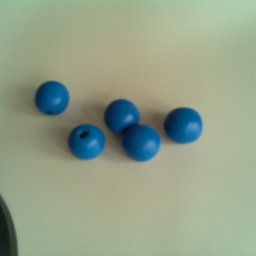
#> input picture pitest2.jpg, 256 x 256 px
$ python detect_circles.py
#> lines starting #> are read from the running program, lines starting #| are printed output that depends on the picture; after the words box and inside, x2 and y2 are one past the last pixel; in counts of white or black regions, pixels touching at a corner belong together
import cv2
import numpy as np
import imutils
from imutils import contours
import time

# import raspi
# image = raspi.picture()

def nothing(x):
    pass


# [27 lines left out: function transform, not called in this run]


def main():
    start_time = time.time()
    image = cv2.imread('pitest2.jpg')
#> image is the input picture: shape (256, 256, 3); mean B, G, R 137.3, 159.9, 147.5

    if image.shape != (256, 256, 3):
        image = cv2.resize(image, (256, 256))

    hsv = cv2.cvtColor(image, cv2.COLOR_BGR2HSV)
#> hsv: shape (256, 256, 3); mean H, S, V 44.4, 57.8, 163.8
    lower_yellow = np.array([80, 60, 0])
    upper_yellow = np.array([255, 255, 220])

    mask = cv2.inRange(hsv, lower_yellow, upper_yellow)
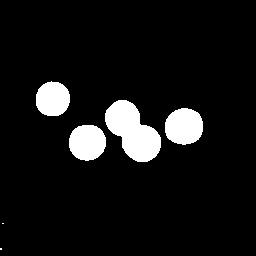
#> mask: shape (256, 256); 8% white; 6 white regions (2 under 20 px)

    res = cv2.bitwise_and(image, image, mask=mask)
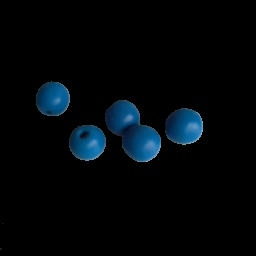
#> res: shape (256, 256, 3); mean B, G, R 9.5, 6.3, 1.6

    res2 = cv2.cvtColor(res, cv2.COLOR_BGR2GRAY);
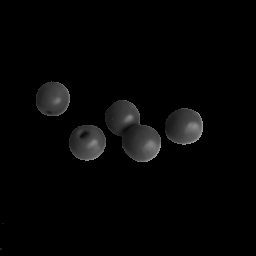
#> res2: shape (256, 256); min 0, max 166, mean 5.3
    cnts = cv2.findContours(res2, cv2.RETR_EXTERNAL, cv2.CHAIN_APPROX_SIMPLE)
#> cnts = 6 contours, 2 with area under 20; largest, box (x1, y1, x2, y2) and area: (105, 100, 161, 162) 1994, (165, 108, 203, 145) 1072, (69, 125, 106, 161) 1016, (36, 81, 70, 116) 904
    cnts = imutils.grab_contours(cnts)
    cnts = contours.sort_contours(cnts)[0]
    print("--- %s seconds ---" % (time.time() - start_time))
    # loop over the contours
    for (i, c) in enumerate(cnts):
        # draw the bright spot on the image
        (x, y, w, h) = cv2.boundingRect(c)
        ((cX, cY), radius) = cv2.minEnclosingCircle(c)
        cv2.circle(image, (int(cX), int(cY)), int(radius),
                   (0, 0, 255), 2)
        print(str(int(cX)) + "   " + str(int(cY)))
#> this loop made 6 passes
#> (x, y, w, h, cX, cY, radius) on passes 3 to 6: (36, 81, 34, 35, 52.2, 98.6, 17.64), (69, 125, 37, 36, 87.01, 142.2, 18.72), (105, 100, 56, 62, 133.7, 129.7, 34.01), (165, 108, 38, 37, 183.3, 125.9, 19.71)
#> (c, x, y, w, h, cX, cY, radius) on passes 1 to 2: ([[0, 248], [0, 249], [1, 249], [1, 248]], 0, 248, 2, 2, 0.5, 248.5, 0.707), ([[2, 223], [3, 223]], 2, 223, 2, 1, 2.5, 223, 0.5)
#| 0   248
#| 2   223
#| 52   98
#| 87   142
#| 133   129
#| 183   125
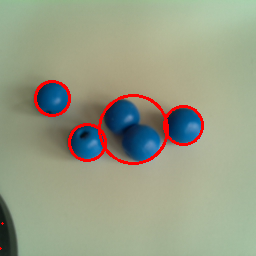
#> image: shape (256, 256, 3); 2.49% of pixels changed, all inside (x1, y1, x2, y2) = (0, 80, 204, 250)

    cv2.imshow('image <-> res', np.hstack([image, res]))
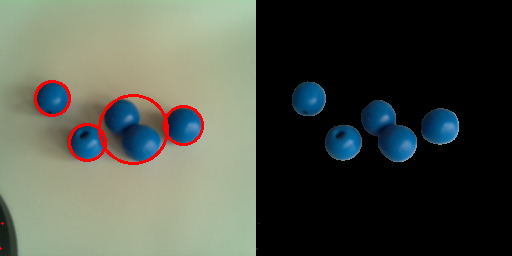
#> window 'image <-> res': shape (256, 512, 3); mean B, G, R 72, 81.8, 76.6
    cv2.imshow('mask', mask)
    k = cv2.waitKey(25000) & 0xFF
#> (key Esc is pressed here)


# [26 lines left out: function main2, not called in this run]
    # cv2.imwrite("reduced.png", reduced)
    # cv2.imwrite("output.png", image)


main()

$ run again, with handytest_small.jpg copied over pitest2.jpg
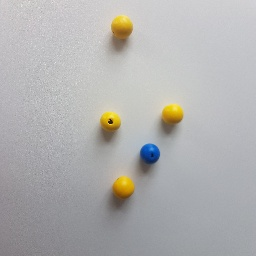
#> input picture handytest_small.jpg, 256 x 256 px
#> in main, image is the input picture: shape (256, 256, 3); mean B, G, R 176.1, 176.5, 177.2
#> hsv: shape (256, 256, 3); mean H, S, V 96, 13.1, 180.9
#> in main, `mask = cv2.inRange(hsv, lower_yellow, upper_yellow)`:
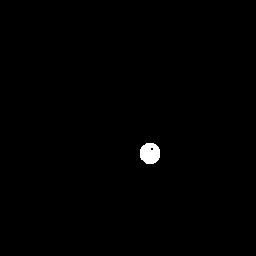
#> mask: shape (256, 256); 0.52% white; 1 white region
#> cnts = 1 contour; box (x1, y1, x2, y2) and area: (140, 143, 160, 164) 318
#> the loop in main, `for (i, c) in enumerate(cnts):` made 1 pass
#> (x, y, w, h, cX, cY, radius) on pass 1: (140, 143, 20, 21, 149.5, 153, 10.59)
#> (printed output is left out)
#> in main, `cv2.imshow('image <-> res', np.hstack([image, res]))`:
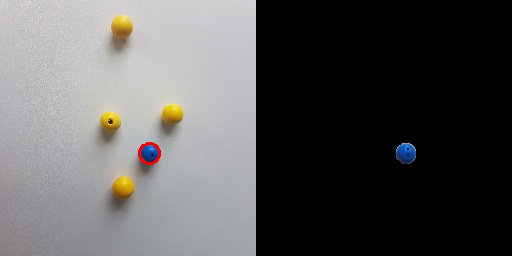
#> window 'image <-> res': shape (256, 512, 3); mean B, G, R 88.2, 88.3, 88.9
